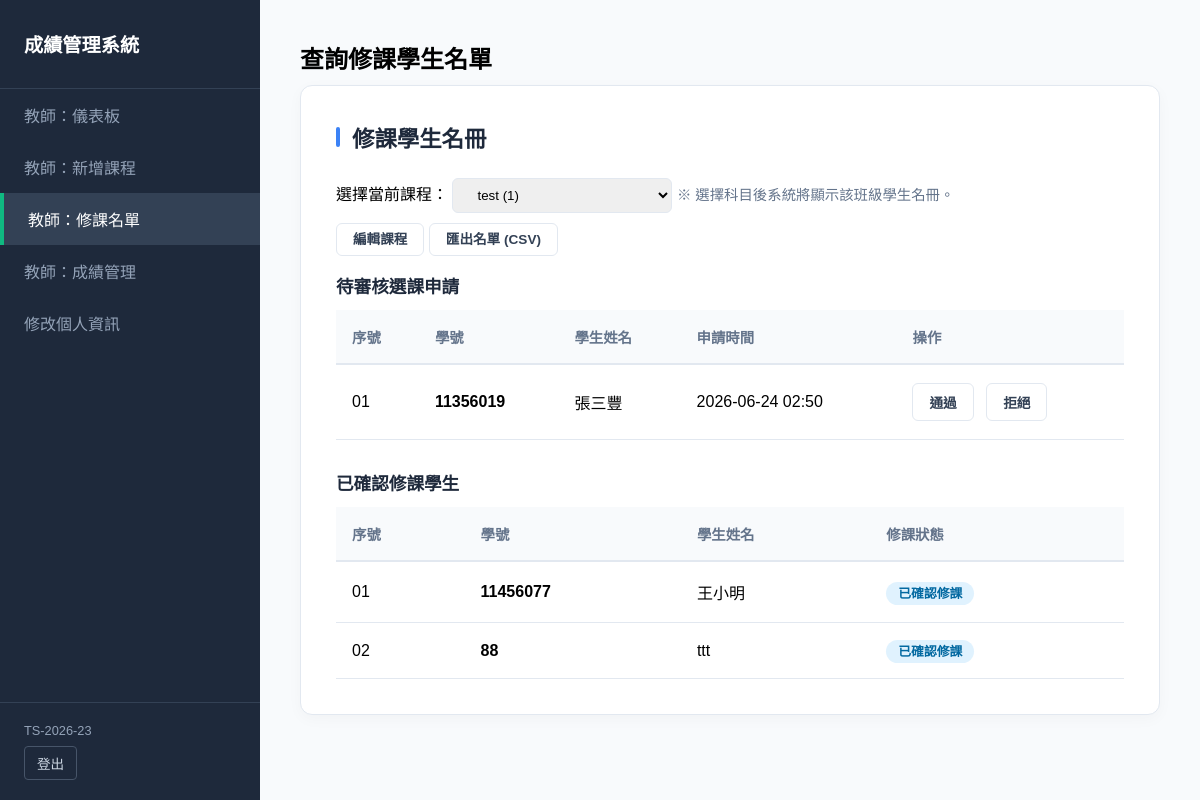
Page /accounts/teacher/course/9/students/ (signed in) on the earlier database version.
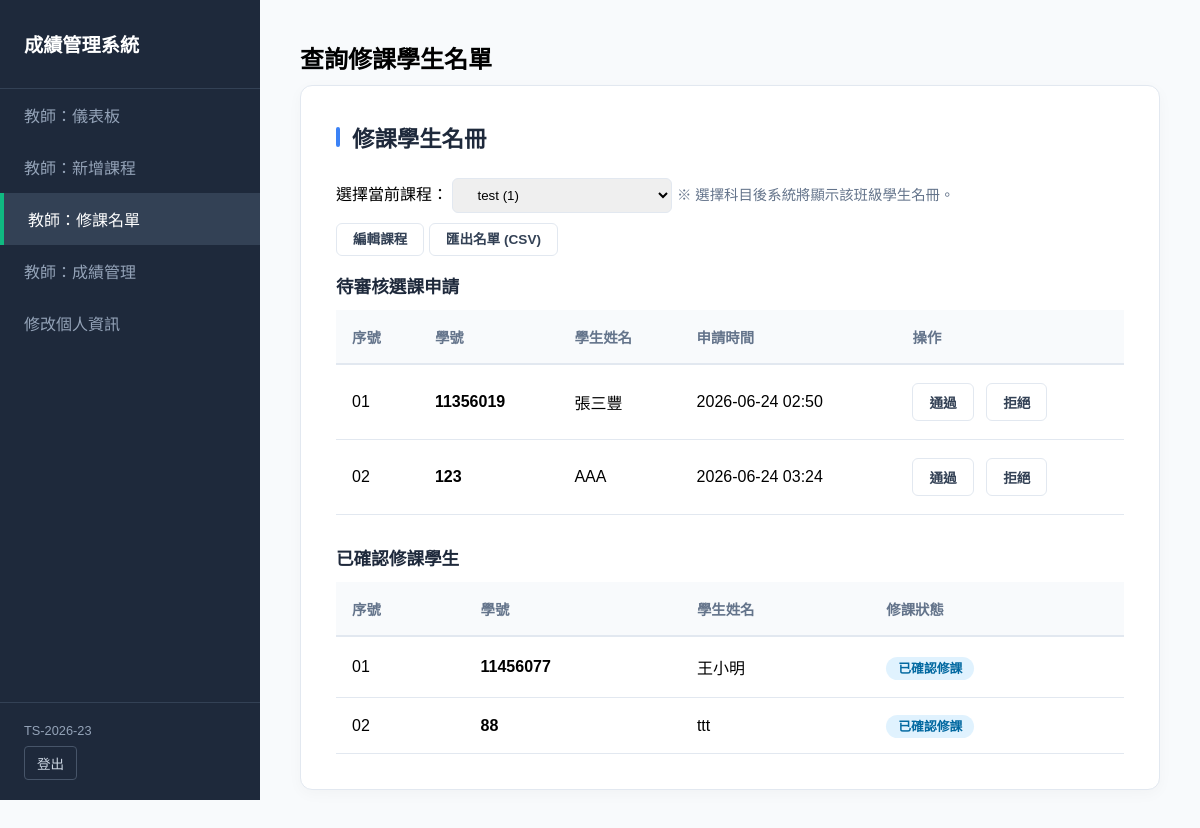
Same page on the later database version.
### grades/models.py (models this page shows, shortened)
class Enrollment(models.Model):
    student = models.ForeignKey(User, on_delete=models.CASCADE, verbose_name="學生", related_name='enrollments')
    course = models.ForeignKey(Course, on_delete=models.CASCADE, verbose_name="課程", related_name='enrollments')
    semester = models.CharField(max_length=20, blank=True, default='', verbose_name="學期")
    approved = models.BooleanField(default=False, verbose_name="審核通過")
    requested_at = models.DateTimeField(default=timezone.now, verbose_name="申請時間")
    midterm_grade = models.DecimalField(
        max_digits=7,
        decimal_places=2,
        null=True,
        blank=True,
        verbose_name="期中成績",
        validators=[MinValueValidator(0)],
    )
    final_grade = models.DecimalField(
        max_digits=7,
        decimal_places=2,
        null=True,
        blank=True,
        verbose_name="期末成績",
        validators=[MinValueValidator(0)],
    )
    class Meta:
        verbose_name = "選課紀錄"
        verbose_name_plural = "選課紀錄管理"

class Profile(models.Model):
    user = models.OneToOneField(User, on_delete=models.CASCADE, related_name='profile')
    full_name = models.CharField(max_length=150, blank=True, verbose_name="姓名")
    avatar = models.ImageField(upload_to='avatars/', null=True, blank=True, verbose_name="個人頭像")
    is_teacher = models.BooleanField(default=False, verbose_name="是否為教師")

### grades/views.py (the view)
# urls.py: path('teacher/course/<int:course_id>/students/', views.teacher_course_students, name='teacher_course_students'),
@user_passes_test(_is_teacher_or_staff)
def teacher_course_students(request, course_id):
    course = get_object_or_404(Course, id=course_id)
    if not (request.user.is_staff or course.teacher == request.user):
        messages.error(request, '沒有權限檢視此課程名單')
        return redirect('teacher_courses')
    if request.user.is_staff:
        courses = Course.objects.order_by('code')
    else:
        courses = Course.objects.filter(teacher=request.user).order_by('code')
    approved_enrollments = Enrollment.objects.filter(course=course, approved=True).select_related('student', 'student__profile')
    pending_enrollments = Enrollment.objects.filter(course=course, approved=False).select_related('student', 'student__profile')
    return render(request, 'uiux/teacher_student_roster.html', {
        'course': course,
        'courses': courses,
        'approved_enrollments': approved_enrollments,
        'pending_enrollments': pending_enrollments,
        'active_nav': 'roster',
    })

### grades/views.py (called while the page is built)
def _is_teacher_or_staff(user):
    if not user.is_authenticated:
        return False
    if user.is_staff:
        return True
    profile = getattr(user, 'profile', None)
    return bool(profile and profile.is_teacher)

### templates/uiux/teacher_student_roster.html (shortened to what this page needs)
{% extends 'uiux/base_teacher.html' %}
{% block content %}
<div style="margin-bottom: 10px;">
    <h1 style="font-size: 1.5rem; margin-bottom: 8px;">查詢修課學生名單</h1>
</div>
{% if not courses %}
<div class="card">
    <p class="empty-msg">您目前沒有任教的課程。<a href="{% url 'create_course' %}">建立課程</a></p>
</div>
{% else %}
<div class="card">
    <h2 class="page-title">修課學生名冊</h2>
    <div class="filter-section" style="justify-content: space-between;">
        <div>
            <label>選擇當前課程：</label>
            <select onchange="if(this.value) window.location.href=this.value;">
                {% for c in courses %}
                <option value="{% url 'teacher_course_students' c.id %}" {% if course.id == c.id %}selected{% endif %}>
                    {{ c.name }} ({{ c.code }})
                </option>
                {% endfor %}
            </select>
            <span class="course-pick-hint">※ 選擇科目後系統將顯示該班級學生名冊。</span>
        </div>
        <div>
            <a href="{% url 'edit_course' course.id %}" class="btn-outline">編輯課程</a>
            <a href="{% url 'export_course_students' course.id %}" class="btn-outline">匯出名單 (CSV)</a>
        </div>
    </div>
    {% if pending_enrollments or approved_enrollments %}
        {% if pending_enrollments %}
        <div style="margin-bottom: 30px;">
            <h3 style="font-size: 1.1rem; color: var(--brand-dark); margin-bottom: 12px;">待審核選課申請</h3>
            <table>
                <thead>
                    <tr>
                        <th>序號</th>
                        <th>學號</th>
                        <th>學生姓名</th>
                        <th>申請時間</th>
                        <th>操作</th>
                    </tr>
                </thead>
                <tbody>
                    {% for e in pending_enrollments %}
                    <tr>
                        <td>{{ forloop.counter|stringformat:"02d" }}</td>
                        <td><strong>{{ e.student.username }}</strong></td>
                        <td>{{ e.student.profile.full_name|default:e.student.username }}</td>
                        <td>{{ e.requested_at|date:"Y-m-d H:i" }}</td>
                        <td>
                            <form method="post" action="{% url 'approve_enrollment' e.id %}" style="display:inline; margin-right:8px;">
                                <button class="btn-outline" type="submit">通過</button>
                            </form>
                            <form method="post" action="{% url 'reject_enrollment' e.id %}" style="display:inline;">
                                <button class="btn-outline" type="submit">拒絕</button>
                            </form>
                        </td>
                    </tr>
                    {% endfor %}
                </tbody>
            </table>
        </div>
        {% endif %}
        <div>
            <h3 style="font-size: 1.1rem; color: var(--brand-dark); margin-bottom: 12px;">已確認修課學生</h3>
            <table>
                <thead>
                    <tr>
                        <th>序號</th>
                        <th>學號</th>
                        <th>學生姓名</th>
                        <th>修課狀態</th>
                    </tr>
                </thead>
                <tbody>
                    {% for e in approved_enrollments %}
                    <tr>
                        <td>{{ forloop.counter|stringformat:"02d" }}</td>
                        <td><strong>{{ e.student.username }}</strong></td>
                        <td>{{ e.student.profile.full_name|default:e.student.username }}</td>
                        <td><span class="badge">已確認修課</span></td>
                    </tr>
                    {% endfor %}
                </tbody>
            </table>
        </div>
    {% else %}
    <p class="empty-msg">此課程尚無學生選修。</p>
    {% endif %}
</div>
{% endif %}
{% endblock %}

Differences in the rows shown:
added Enrollment: student.username "123", student.profile.full_name "AAA", requested_at "2026-06-24 03:24", shown under "待審核選課申請"
